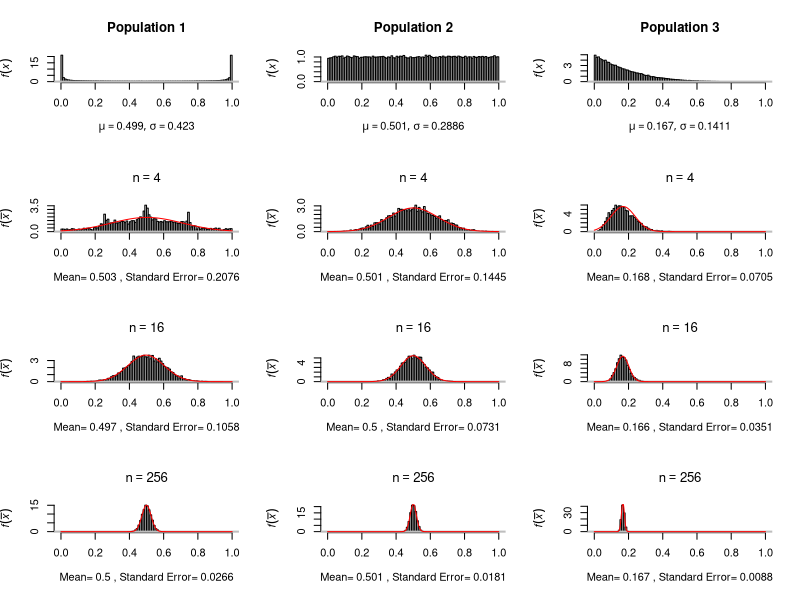

Source code (R):
##
## Demonstration of the central limit theorem
##
rm(list=ls())
set.seed(NULL)     # reset the seed to system clock status
#set.seed(pi)      # fixed sequence of random numbers

lab.pop <- c("Population 1","Population 2","Population 3")   # population names
pop.size <- 100000                                           # population size
n.sample <- 5000                                             # number of samples with mean.size
size <- c(4,16,256)                                          # number of obs for the mean
x <- seq(0,1,length=1001)

Beta <- data.frame(POP1=rbeta(pop.size,0.2,0.2),             # three population distributions
                   POP2=rbeta(pop.size,1,1),
                   POP3=rbeta(pop.size,1,5))

means <- matrix(NA,nrow=n.sample,ncol=3*4)                   # initialize matrix for results

for (i in 1:n.sample){
  idx <- sample(1:pop.size, size=size[1], replace=F)         # 4 obs per mean
  means[i,1:3] <- colMeans(Beta[idx,])
  idx <- sample(1:pop.size, size=size[2], replace=F)         # 16 obs per mean
  means[i,4:6] <- colMeans(Beta[idx,])
  idx <- sample(1:pop.size, size=size[3], replace=F)         # 256 obs per mean
  means[i,7:9] <- colMeans(Beta[idx,])

}

opar <- par(mfcol=c(4,3))                                    # define window for plots
  for(i in 1:3){                                             # Cycle over parent distributions and show their histograms
    xClass <- seq(0,1,,by=0.01)
    hist(Beta[,i],breaks=xClass,xlim=c(0,1),freq=F,ylab=expression(italic(f(x))),
         xlab=bquote(list(mu==.(round(mean(Beta[,i]),3)),sigma==.(round(sd(Beta[,i]),4)))),
         main=lab.pop[i])
    abline(h=0,lwd=2,col="gray")
    for(j in 1:3){                                             # Histograms of mean-distribution by size
      average <- mean(means[ ,(j-1)*3+i])
      stderror <- sd(means[ ,(j-1)*3+i])
      hist(means[, (j-1)*3+i], breaks=xClass, freq=F, main=bquote(n==.(size[j])),
           ylab=expression(italic(f(bar(x)))),
           xlab=bquote("Mean= "*.(round(average,3))*" , Standard Error= "*.(round(stderror,4))))
      abline(h=0,lwd=2,col="gray")
      lines(x,dnorm(x,average,stderror),col="red")
    } #end::for mean distributions
  }# end::for populaitons
par(opar)
